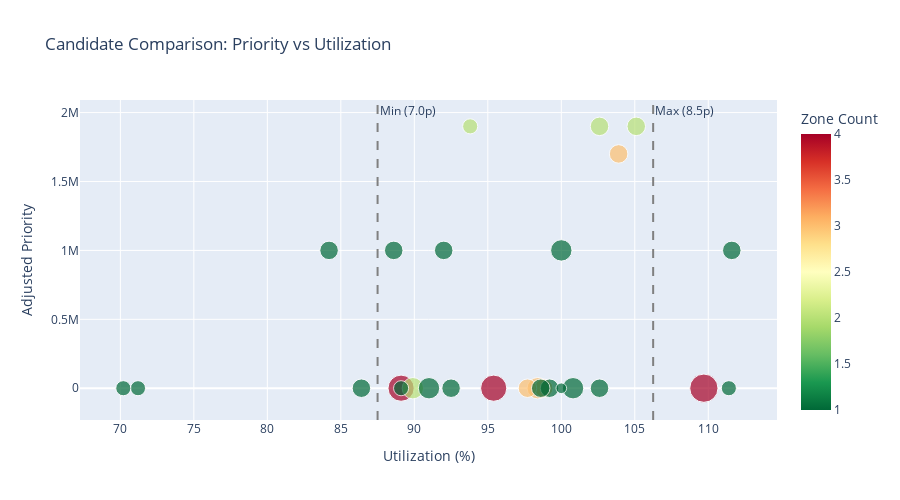

Notebook code for this chart:
### Code cell
# Scatter: Priority vs Utilization
fig = px.scatter(
    summary_df,
    x="utilization_pct",
    y="adjusted_priority",
    color="zone_count",
    size="order_count",
    hover_data=["strategy", "zones", "total_pallets"],
    title="Candidate Comparison: Priority vs Utilization",
    labels={
        "utilization_pct": "Utilization (%)",
        "adjusted_priority": "Adjusted Priority",
        "zone_count": "Zone Count",
    },
    color_continuous_scale="RdYlGn_r",
)

# Add reference lines for capacity range
fig.add_vline(x=87.5, line_dash="dash", line_color="gray", annotation_text="Min (7.0p)")
fig.add_vline(x=106.25, line_dash="dash", line_color="gray", annotation_text="Max (8.5p)")

fig.update_layout(height=500)
fig.show()

### Figure 1 — Plotly figure (JSON) as saved in the notebook; plotly's stock layout.template omitted (floating-point values rounded to 4 significant figures)
{"data": [{"customdata": [["greedy_efficiency", "NORTH_ZONE, CABA", 8.41], ["greedy_mandatory_nearest", "NORTH_ZONE, CABA", 8.21], ["greedy_priority", "NORTH_ZONE, CABA", 7.5], ["greedy_efficiency (subset)", "NORTH_ZONE, WEST_ZONE, CABA", 8.31], ["greedy_zone_north", "NORTH_ZONE", 6.74], ["greedy_zone_caba (subset)", "CABA", 8], ["greedy_zone_caba", "CABA", 8.93], ["greedy_zone_north (subset)", "NORTH_ZONE", 7.36], ["greedy_zone_caba (subset)", "CABA", 7.09], ["greedy_efficiency (subset)", "NORTH_ZONE, SOUTH_ZONE, WEST_ZONE, CABA", 7.13], ["dp_optimal (subset)", "NORTH_ZONE, SOUTH_ZONE, WEST_ZONE, CABA", 8.78], ["greedy_efficiency (subset)", "NORTH_ZONE, SOUTH_ZONE, WEST_ZONE, CABA", 7.63], ["greedy_zone_spillover (subset)", "NORTH_ZONE, WEST_ZONE, CABA", 7.87], ["greedy_zone_spillover (subset)", "NORTH_ZONE, CABA", 7.19], ["greedy_priority (subset)", "NORTH_ZONE, SOUTH_ZONE, WEST_ZONE", 7.9], ["greedy_priority (subset)", "NORTH_ZONE, SOUTH_ZONE, WEST_ZONE", 7.82], ["greedy_zone_north (subset)", "NORTH_ZONE", 7.4], ["greedy_zone_west", "WEST_ZONE", 7.94], ["greedy_zone_south", "SOUTH_ZONE", 8.06], ["greedy_zone_south (subset)", "SOUTH_ZONE", 7.28], ["greedy_zone_south (subset)", "SOUTH_ZONE", 6.91], ["greedy_zone_north (subset)", "NORTH_ZONE", 8.21], ["greedy_zone_spillover (subset)", "CABA", 7.89], ["greedy_zone_west (subset)", "WEST_ZONE", 5.7], ["greedy_zone_west (subset)", "WEST_ZONE", 5.62], ["greedy_zone_west (subset)", "WEST_ZONE", 7.13], ["greedy_zone_caba (subset)", "CABA", 8.91], ["greedy_best_fit (subset)", "CABA", 8]], "hovertemplate": "Utilization (%)=%{x}<br>Adjusted Priority=%{y}<br>order_count=%{marker.size}<br>strategy=%{customdata[0]}<br>zones=%{customdata[1]}<br>total_pallets=%{customdata[2]}<br>Zone Count=%{marker.color}<extra></extra>", "legendgroup": "", "marker": {"color": [2, 2, 2, 3, 1, 1, 1, 1, 1, 4, 4, 4, 3, 2, 3, 3, 1, 1, 1, 1, 1, 1, 1, 1, 1, 1, 1, 1], "coloraxis": "coloraxis", "size": [3, 3, 2, 3, 3, 4, 3, 3, 3, 6, 7, 6, 4, 4, 3, 3, 3, 3, 4, 4, 3, 3, 3, 2, 2, 2, 2, 1], "sizemode": "area", "sizeref": 0.0175, "symbol": "circle"}, "mode": "markers", "name": "", "orientation": "v", "showlegend": false, "type": "scatter", "x": [105.1, 102.6, 93.8, 103.9, 84.2, 100.0, 111.6, 92.0, 88.6, 89.1, 109.7, 95.4, 98.4, 89.9, 98.8, 97.7, 92.5, 99.2, 100.8, 91.0, 86.4, 102.6, 98.6, 71.2, 70.2, 89.1, 111.4, 100.0], "xaxis": "x", "y": [1900000.0, 1900000.0, 1900000.0, 1700000.0, 1000000.0, 1000000.0, 1000000.0, 1000000.0, 1000000.0, 406.1, 397.0, 380.4, 302.7, 270.6, 257.1, 250.0, 232.6, 225.9, 212.1, 204.5, 192.5, 188.4, 183.3, 167.9, 159.6, 158.7, 149.5, 63.56], "yaxis": "y"}], "layout": {"annotations": [{"showarrow": false, "text": "Min (7.0p)", "x": 87.5, "xanchor": "left", "xref": "x", "y": 1, "yanchor": "top", "yref": "y domain"}, {"showarrow": false, "text": "Max (8.5p)", "x": 106.2, "xanchor": "left", "xref": "x", "y": 1, "yanchor": "top", "yref": "y domain"}], "coloraxis": {"colorbar": {"title": {"text": "Zone Count"}}, "colorscale": [[0, "rgb(0,104,55)"], [0.1, "rgb(26,152,80)"], [0.2, "rgb(102,189,99)"], [0.3, "rgb(166,217,106)"], [0.4, "rgb(217,239,139)"], [0.5, "rgb(255,255,191)"], [0.6, "rgb(254,224,139)"], [0.7, "rgb(253,174,97)"], [0.8, "rgb(244,109,67)"], [0.9, "rgb(215,48,39)"], [1, "rgb(165,0,38)"]]}, "height": 500, "legend": {"itemsizing": "constant", "tracegroupgap": 0}, "shapes": [{"line": {"color": "gray", "dash": "dash"}, "type": "line", "x0": 87.5, "x1": 87.5, "xref": "x", "y0": 0, "y1": 1, "yref": "y domain"}, {"line": {"color": "gray", "dash": "dash"}, "type": "line", "x0": 106.2, "x1": 106.2, "xref": "x", "y0": 0, "y1": 1, "yref": "y domain"}], "title": {"text": "Candidate Comparison: Priority vs Utilization"}, "xaxis": {"anchor": "y", "domain": [0, 1], "title": {"text": "Utilization (%)"}}, "yaxis": {"anchor": "x", "domain": [0, 1], "title": {"text": "Adjusted Priority"}}}}
